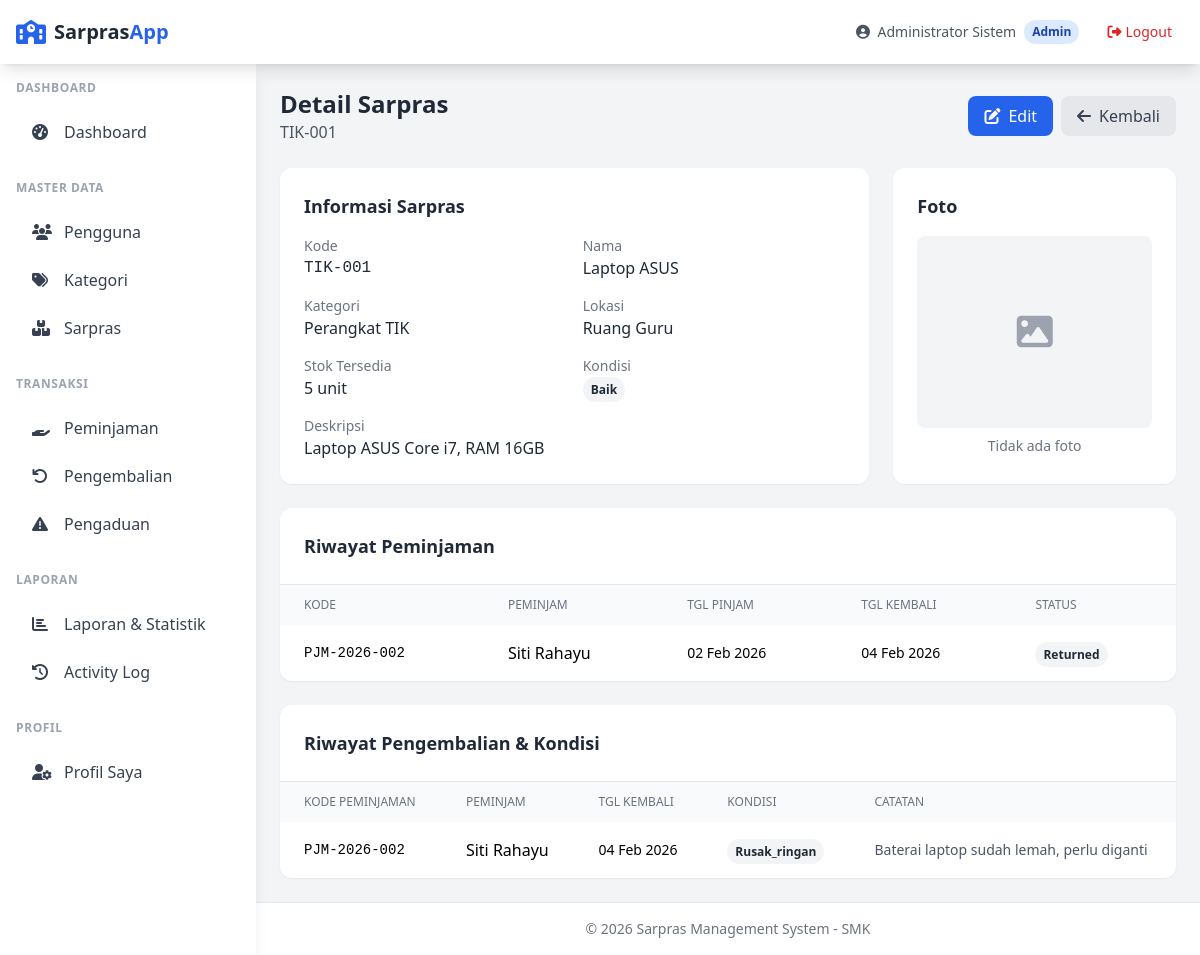
/admin/sarpras/view.php?id=5 (signed in), run on the app's committed database.
### tables this page shows
CREATE TABLE sarpras (
    id INT AUTO_INCREMENT PRIMARY KEY,
    kode VARCHAR(50) NOT NULL UNIQUE,
    nama VARCHAR(150) NOT NULL,
    kategori_id INT NOT NULL,
    lokasi VARCHAR(100),
    deskripsi TEXT,
    jumlah_stok INT NOT NULL DEFAULT 0,
    kondisi ENUM('baik', 'rusak_ringan', 'rusak_berat') DEFAULT 'baik',
    foto VARCHAR(255),
    created_at TIMESTAMP DEFAULT CURRENT_TIMESTAMP,
    updated_at TIMESTAMP DEFAULT CURRENT_TIMESTAMP ON UPDATE CURRENT_TIMESTAMP,
    FOREIGN KEY (kategori_id) REFERENCES kategori_sarpras(id) ON DELETE RESTRICT
);

CREATE TABLE kategori_sarpras (
    id INT AUTO_INCREMENT PRIMARY KEY,
    nama VARCHAR(100) NOT NULL,
    deskripsi TEXT,
    created_at TIMESTAMP DEFAULT CURRENT_TIMESTAMP,
    updated_at TIMESTAMP DEFAULT CURRENT_TIMESTAMP ON UPDATE CURRENT_TIMESTAMP
);

CREATE TABLE peminjaman (
    id INT AUTO_INCREMENT PRIMARY KEY,
    kode_peminjaman VARCHAR(50) NOT NULL UNIQUE,
    user_id INT NOT NULL,
    sarpras_id INT NOT NULL,
    jumlah INT NOT NULL DEFAULT 1,
    tgl_pinjam DATE NOT NULL,
    tgl_kembali_rencana DATE NOT NULL,
    tgl_kembali_aktual DATE,
    tujuan TEXT,
    status ENUM('pending', 'approved', 'rejected', 'active', 'returned', 'overdue') DEFAULT 'pending',
    catatan_admin TEXT,
    approved_by INT,
    approved_at TIMESTAMP NULL,
    created_at TIMESTAMP DEFAULT CURRENT_TIMESTAMP,
    updated_at TIMESTAMP DEFAULT CURRENT_TIMESTAMP ON UPDATE CURRENT_TIMESTAMP,
    FOREIGN KEY (user_id) REFERENCES users(id) ON DELETE RESTRICT,
    FOREIGN KEY (sarpras_id) REFERENCES sarpras(id) ON DELETE RESTRICT,
    FOREIGN KEY (approved_by) REFERENCES users(id) ON DELETE SET NULL
);

CREATE TABLE users (
    id INT AUTO_INCREMENT PRIMARY KEY,
    username VARCHAR(50) NOT NULL UNIQUE,
    password VARCHAR(255) NOT NULL,
    email VARCHAR(100),
    nama_lengkap VARCHAR(100) NOT NULL,
    role ENUM('admin', 'petugas', 'user') NOT NULL DEFAULT 'user',
    phone VARCHAR(20),
    created_at TIMESTAMP DEFAULT CURRENT_TIMESTAMP,
    updated_at TIMESTAMP DEFAULT CURRENT_TIMESTAMP ON UPDATE CURRENT_TIMESTAMP
);

CREATE TABLE pengembalian (
    id INT AUTO_INCREMENT PRIMARY KEY,
    peminjaman_id INT NOT NULL,
    tgl_pengembalian DATE NOT NULL,
    kondisi_alat ENUM('baik', 'rusak_ringan', 'rusak_berat', 'hilang') NOT NULL,
    deskripsi_kerusakan TEXT,
    foto_pengembalian VARCHAR(255),
    catatan_petugas TEXT,
    processed_by INT,
    created_at TIMESTAMP DEFAULT CURRENT_TIMESTAMP,
    FOREIGN KEY (peminjaman_id) REFERENCES peminjaman(id) ON DELETE RESTRICT,
    FOREIGN KEY (processed_by) REFERENCES users(id) ON DELETE SET NULL
);

### config/database.php (called while the page is built, shortened)
<?php
function getConnection() {
    static $pdo = null;
    if ($pdo === null) {
        try {
            $dsn = "mysql:host=" . DB_HOST . ";dbname=" . DB_NAME . ";charset=" . DB_CHARSET;
            $options = [
                PDO::ATTR_ERRMODE => PDO::ERRMODE_EXCEPTION,
                PDO::ATTR_DEFAULT_FETCH_MODE => PDO::FETCH_ASSOC,
                PDO::ATTR_EMULATE_PREPARES => false,
            ];
            $pdo = new PDO($dsn, DB_USER, DB_PASS, $options);
        } catch (PDOException $e) {
            die("Database connection failed: " . $e->getMessage());
        }
    }
    return $pdo;
}
function query($sql, $params = []) {
    $pdo = getConnection();
    $stmt = $pdo->prepare($sql);
    $stmt->execute($params);
    return $stmt;
}
function fetchAll($sql, $params = []) {
    return query($sql, $params)->fetchAll();
}
function fetch($sql, $params = []) {
    return query($sql, $params)->fetch();
}

### admin/sarpras/view.php (the view, shortened to what this page needs)
<?php
require_once __DIR__ . '/../../includes/functions.php';
$id = intval($_GET['id'] ?? 0);
$sarpras = fetch("
    SELECT s.*, k.nama as kategori_nama
    FROM sarpras s
    LEFT JOIN kategori_sarpras k ON s.kategori_id = k.id
    WHERE s.id = ?
", [$id]);
$peminjamanHistory = fetchAll("
    SELECT p.*, u.nama_lengkap
    FROM peminjaman p
    JOIN users u ON p.user_id = u.id
    WHERE p.sarpras_id = ?
    ORDER BY p.created_at DESC
    LIMIT 10
", [$id]);
$pengembalianHistory = fetchAll("
    SELECT pg.*, pm.kode_peminjaman, u.nama_lengkap
    FROM pengembalian pg
    JOIN peminjaman pm ON pg.peminjaman_id = pm.id
    JOIN users u ON pm.user_id = u.id
    WHERE pm.sarpras_id = ?
    ORDER BY pg.created_at DESC
    LIMIT 10
", [$id]);
require_once __DIR__ . '/../../includes/header.php';
?>
<div class="space-y-6">
    <div class="flex items-center justify-between">
        <div>
            <h1 class="text-2xl font-bold text-gray-800">Detail Sarpras</h1>
            <p class="text-gray-600"><?= e($sarpras['kode']) ?></p>
        </div>
        <div class="flex gap-2">
            <a href="edit.php?id=<?= $id ?>" class="inline-flex items-center px-4 py-2 bg-blue-600 text-white rounded-lg hover:bg-blue-700 transition">
                <i class="fas fa-edit mr-2"></i>Edit
            </a>
            <a href="index.php" class="inline-flex items-center px-4 py-2 bg-gray-200 text-gray-700 rounded-lg hover:bg-gray-300 transition">
                <i class="fas fa-arrow-left mr-2"></i>Kembali
            </a>
        </div>
    </div>
    <div class="grid grid-cols-1 lg:grid-cols-3 gap-6">
        <div class="lg:col-span-2 bg-white rounded-xl shadow-sm p-6">
            <h2 class="text-lg font-semibold text-gray-800 mb-4">Informasi Sarpras</h2>
            <div class="grid grid-cols-1 md:grid-cols-2 gap-4">
                <div>
                    <p class="text-sm text-gray-500">Kode</p>
                    <p class="font-medium text-gray-800 font-mono"><?= e($sarpras['kode']) ?></p>
                </div>
                <div>
                    <p class="text-sm text-gray-500">Nama</p>
                    <p class="font-medium text-gray-800"><?= e($sarpras['nama']) ?></p>
                </div>
                <div>
                    <p class="text-sm text-gray-500">Kategori</p>
                    <p class="font-medium text-gray-800"><?= e($sarpras['kategori_nama']) ?></p>
                </div>
                <div>
                    <p class="text-sm text-gray-500">Lokasi</p>
                    <p class="font-medium text-gray-800"><?= e($sarpras['lokasi'] ?? '-') ?></p>
                </div>
                <div>
                    <p class="text-sm text-gray-500">Stok Tersedia</p>
                    <p class="font-medium text-gray-800"><?= $sarpras['jumlah_stok'] ?> unit</p>
                </div>
                <div>
                    <p class="text-sm text-gray-500">Kondisi</p>
                    <p class="font-medium"><?= getConditionBadge($sarpras['kondisi']) ?></p>
                </div>
                <div class="col-span-2">
                    <p class="text-sm text-gray-500">Deskripsi</p>
                    <p class="font-medium text-gray-800"><?= e($sarpras['deskripsi'] ?? '-') ?></p>
                </div>
            </div>
        </div>
        <div class="bg-white rounded-xl shadow-sm p-6">
            <h2 class="text-lg font-semibold text-gray-800 mb-4">Foto</h2>
            <?php if ($sarpras['foto']): ?>
                <img src="/sarpras_lagi/<?= e($sarpras['foto']) ?>" alt="Foto sarpras" class="w-full rounded-lg">
            <?php else: ?>
                <div class="w-full h-48 bg-gray-100 rounded-lg flex items-center justify-center">
                    <i class="fas fa-image text-4xl text-gray-400"></i>
                </div>
                <p class="text-sm text-gray-500 text-center mt-2">Tidak ada foto</p>
            <?php endif; ?>
        </div>
    </div>
    <div class="bg-white rounded-xl shadow-sm">
        <div class="p-6 border-b">
            <h2 class="text-lg font-semibold text-gray-800">Riwayat Peminjaman</h2>
        </div>
        <div class="overflow-x-auto">
            <table class="w-full">
                <thead class="bg-gray-50">
                    <tr>
                        <th class="px-6 py-3 text-left text-xs font-medium text-gray-500 uppercase">Kode</th>
                        <th class="px-6 py-3 text-left text-xs font-medium text-gray-500 uppercase">Peminjam</th>
                        <th class="px-6 py-3 text-left text-xs font-medium text-gray-500 uppercase">Tgl Pinjam</th>
                        <th class="px-6 py-3 text-left text-xs font-medium text-gray-500 uppercase">Tgl Kembali</th>
                        <th class="px-6 py-3 text-left text-xs font-medium text-gray-500 uppercase">Status</th>
                    </tr>
                </thead>
                <tbody class="divide-y">
                    <?php if (empty($peminjamanHistory)): ?>
                        <tr>
                            <td colspan="5" class="px-6 py-4 text-center text-gray-500">Belum ada riwayat peminjaman</td>
                        </tr>
                    <?php else: ?>
                        <?php foreach ($peminjamanHistory as $p): ?>
                            <tr class="hover:bg-gray-50">
                                <td class="px-6 py-4 font-mono text-sm"><?= e($p['kode_peminjaman']) ?></td>
                                <td class="px-6 py-4"><?= e($p['nama_lengkap']) ?></td>
                                <td class="px-6 py-4 text-sm"><?= formatDate($p['tgl_pinjam']) ?></td>
                                <td class="px-6 py-4 text-sm"><?= formatDate($p['tgl_kembali_rencana']) ?></td>
                                <td class="px-6 py-4"><?= getStatusBadge($p['status']) ?></td>
                            </tr>
                        <?php endforeach; ?>
                    <?php endif; ?>
                </tbody>
            </table>
        </div>
    </div>
    <div class="bg-white rounded-xl shadow-sm">
        <div class="p-6 border-b">
            <h2 class="text-lg font-semibold text-gray-800">Riwayat Pengembalian & Kondisi</h2>
        </div>
        <div class="overflow-x-auto">
            <table class="w-full">
                <thead class="bg-gray-50">
                    <tr>
                        <th class="px-6 py-3 text-left text-xs font-medium text-gray-500 uppercase">Kode Peminjaman</th>
                        <th class="px-6 py-3 text-left text-xs font-medium text-gray-500 uppercase">Peminjam</th>
                        <th class="px-6 py-3 text-left text-xs font-medium text-gray-500 uppercase">Tgl Kembali</th>
                        <th class="px-6 py-3 text-left text-xs font-medium text-gray-500 uppercase">Kondisi</th>
                        <th class="px-6 py-3 text-left text-xs font-medium text-gray-500 uppercase">Catatan</th>
                    </tr>
                </thead>
                <tbody class="divide-y">
                    <?php if (empty($pengembalianHistory)): ?>
                        <tr>
                            <td colspan="5" class="px-6 py-4 text-center text-gray-500">Belum ada riwayat pengembalian</td>
                        </tr>
                    <?php else: ?>
                        <?php foreach ($pengembalianHistory as $pg): ?>
                            <tr class="hover:bg-gray-50">
                                <td class="px-6 py-4 font-mono text-sm"><?= e($pg['kode_peminjaman']) ?></td>
                                <td class="px-6 py-4"><?= e($pg['nama_lengkap']) ?></td>
                                <td class="px-6 py-4 text-sm"><?= formatDate($pg['tgl_pengembalian']) ?></td>
                                <td class="px-6 py-4"><?= getConditionBadge($pg['kondisi_alat']) ?></td>
                                <td class="px-6 py-4 text-sm text-gray-600"><?= e($pg['deskripsi_kerusakan'] ?? '-') ?></td>
                            </tr>
                        <?php endforeach; ?>
                    <?php endif; ?>
                </tbody>
            </table>
        </div>
    </div>
</div>
<?php require_once __DIR__ . '/../../includes/footer.php'; ?>

### includes/functions.php (shortened to what this page needs)
<?php
function e($string)
{
    return htmlspecialchars($string ?? '', ENT_QUOTES, 'UTF-8');
}
function formatDate($date, $format = 'd M Y')
{
    return date($format, strtotime($date));
}
function getStatusBadge($status)
{
    $badges = [
        'pending' => '<span class="px-2 py-1 text-xs font-semibold rounded-full bg-yellow-100 text-yellow-800">Menunggu</span>',
        'approved' => '<span class="px-2 py-1 text-xs font-semibold rounded-full bg-blue-100 text-blue-800">Disetujui</span>',
        'rejected' => '<span class="px-2 py-1 text-xs font-semibold rounded-full bg-red-100 text-red-800">Ditolak</span>',
        'active' => '<span class="px-2 py-1 text-xs font-semibold rounded-full bg-green-100 text-green-800">Aktif</span>',
        'returned' => '<span class="px-2 py-1 text-xs font-semibold rounded-full bg-gray-100 text-gray-800">Dikembalikan</span>',
        'overdue' => '<span class="px-2 py-1 text-xs font-semibold rounded-full bg-red-100 text-red-800">Terlambat</span>',
        'proses' => '<span class="px-2 py-1 text-xs font-semibold rounded-full bg-blue-100 text-blue-800">Diproses</span>',
        'selesai' => '<span class="px-2 py-1 text-xs font-semibold rounded-full bg-green-100 text-green-800">Selesai</span>',
        'ditutup' => '<span class="px-2 py-1 text-xs font-semibold rounded-full bg-gray-100 text-gray-800">Ditutup</span>',
    ];
    return $badges[$status] ?? '<span class="px-2 py-1 text-xs font-semibold rounded-full bg-gray-100 text-gray-800">' . ucfirst($status) . '</span>';
}
function getConditionBadge($kondisi)
{
    $badges = [
        'baik' => '<span class="px-2 py-1 text-xs font-semibold rounded-full bg-green-100 text-green-800">Baik</span>',
        'rusak_ringan' => '<span class="px-2 py-1 text-xs font-semibold rounded-full bg-yellow-100 text-yellow-800">Rusak Ringan</span>',
        'rusak_berat' => '<span class="px-2 py-1 text-xs font-semibold rounded-full bg-red-100 text-red-800">Rusak Berat</span>',
        'hilang' => '<span class="px-2 py-1 text-xs font-semibold rounded-full bg-gray-800 text-white">Hilang</span>',
    ];
    return $badges[$kondisi] ?? '<span class="px-2 py-1 text-xs font-semibold rounded-full bg-gray-100 text-gray-800">' . ucfirst($kondisi) . '</span>';
}

### data on the page
sarpras: kode "TIK-001", nama "Laptop ASUS", kategori.nama "Perangkat TIK", lokasi "Ruang Guru", jumlah_stok "5", kondisi "Baik", deskripsi "Laptop ASUS Core i7, RAM 16GB"
peminjaman: kode_peminjaman "PJM-2026-002", user.nama_lengkap "Siti Rahayu", tgl_pinjam "02 Feb 2026", tgl_kembali_rencana "04 Feb 2026", status "Returned"
pengembalian: peminjaman.kode_peminjaman "PJM-2026-002", users.nama_lengkap "Siti Rahayu", tgl_pengembalian "04 Feb 2026", kondisi_alat "Rusak_ringan", deskripsi_kerusakan "Baterai laptop sudah lemah, perlu diganti"

### other printed values
$currentUser['nama_lengkap'] "Administrator Sistem"
$currentRole "Admin"
